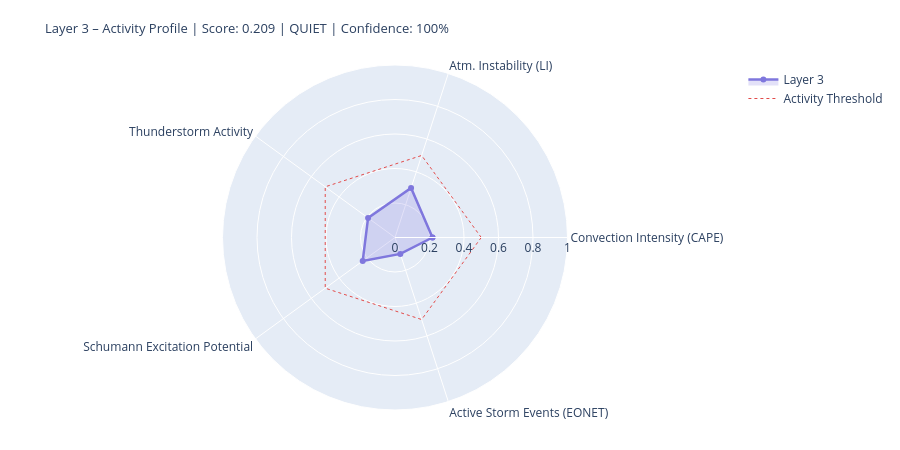

The notebook cell saved with this chart:
### Markdown cell above
---
## 4. State Assessment & Handoff to Layer 4/5

### Code cell
# ============================================================
# LAYER-3-SCORE
# Five dynamic components
# ============================================================

def norm(v, lo, hi):
    if v is None or (isinstance(v, float) and math.isnan(v)): return None
    return round(max(0.0, min(1.0, (v - lo) / (hi - lo))), 4)

# --- 1) Convection intensity (global CAPE mean) ---
cape_mean = df_atm['cape'].dropna().mean() if not df_atm.empty else None
conv_score = norm(cape_mean, 0, 3000)
conv_src   = 'primary' if cape_mean is not None else 'missing'

# --- 2) Atmospheric instability (LI mean) ---
li_mean   = df_atm['li'].dropna().mean() if not df_atm.empty else None
# Negative LI = unstable → higher score
instab_score = norm(-li_mean if li_mean is not None else None, -6, 6)
instab_src   = 'primary' if li_mean is not None else 'missing'

# --- 3) Thunderstorm activity (mean thunder score + WMO count) ---
thunder_mean = df_atm['thunder_score'].mean() if not df_atm.empty else None
n_thunder    = int(df_atm['thunderstorm'].sum()) if not df_atm.empty else 0
thunder_score_val = norm(
    (thunder_mean or 0) * 0.7 + n_thunder * 0.1, 0, 1.0
) if thunder_mean is not None else None
thunder_src = 'primary'

# --- 4) Schumann excitation potential (weighted Schumann contribution) ---
schumann_pot = df_atm['schumann_contribution'].mean() if not df_atm.empty else None
# Boosted by Layer-2 thunderstorm trigger
if schumann_pot is not None and l2_thunder:
    schumann_pot = min(1.0, schumann_pot * 1.2)
schumann_score = norm(schumann_pot, 0, 1.0) if schumann_pot is not None else None
schumann_src   = 'derived'

# --- 5) Storm activity (NASA EONET) ---
# Distinction: None = data not loaded, 0.0 = loaded but no events
storm_score = None
storm_src   = 'missing'
if raw.get('storms') is not None:          # API reached successfully
    storm_score = norm(len(storm_events), 0, 30) if storm_events else 0.0
    storm_src   = 'primary'

# X-Ray and Kp: context only, not in dynamic score
# (X-Ray = Layer-0/4 driver; Kp = geomagnetic index, not a lightning proxy)
xray_context = None
if raw.get('xray'):
    df_xc = pd.DataFrame(raw['xray'])
    fc = next((c for c in df_xc.columns
               if any(k in c.lower() for k in ['flux','long']) and 'time' not in c.lower()),
              df_xc.columns[1])
    df_xc[fc] = pd.to_numeric(df_xc[fc], errors='coerce')
    xray_last = df_xc[fc].dropna().iloc[-1] if not df_xc[fc].dropna().empty else None
    if xray_last:
        xray_class = ('X' if xray_last>=1e-4 else 'M' if xray_last>=1e-5
                      else 'C' if xray_last>=1e-6 else 'B')
        xray_context = {'flux': float(xray_last), 'class': xray_class}
        print(f'X-Ray context: {xray_class}-class ({xray_last:.2e} W/m²)')

# --- Aggregate ---
COMPONENTS = {
    'Convection Intensity (CAPE)':  {'score': conv_score,       'source': conv_src,    'dynamic': True},
    'Atm. Instability (LI)':         {'score': instab_score,     'source': instab_src,  'dynamic': True},
    'Thunderstorm Activity':              {'score': thunder_score_val, 'source': thunder_src, 'dynamic': True},
    'Schumann Excitation Potential':   {'score': schumann_score,   'source': schumann_src,'dynamic': True},
    'Active Storm Events (EONET)': {'score': storm_score,      'source': storm_src,   'dynamic': True},
}

available   = {k: v['score'] for k, v in COMPONENTS.items() if v['score'] is not None}
unavailable = [k for k, v in COMPONENTS.items() if v['score'] is None]
layer3_score = round(sum(available.values()) / len(available), 4) if available else None
confidence   = round(len(available) / len(COMPONENTS), 2)
level = ('unknown' if layer3_score is None
         else 'quiet'   if layer3_score < 0.3
         else 'moderate' if layer3_score < 0.6
         else 'active')
dominant_l3 = max(available, key=available.get) if available else 'none'

# --- Ausgabe ---
W = 68
print('=' * W)
print('LAYER 3 – ATMOSPHERE / WEATHER / THUNDERSTORMS – STATE ASSESSMENT')
print('=' * W)
for name, comp in COMPONENTS.items():
    s = comp['score']
    if s is not None:
        bar = '█' * int(s * 20) + '░' * (20 - int(s * 20))
        print(f'  {name:<36} {bar}  {s:.3f}  [{comp["source"]}]')
    else:
        print(f'  {name:<36} {"─" * 20}  n/a   [missing]')
print('-' * W)
print(f'  Score:        {layer3_score:.3f}  ({len(available)}/{len(COMPONENTS)} components)')
print(f'  Confidence:   {confidence:.0%}')
print(f'  Level:        {level.upper()}')
print(f'  Dominant:     {dominant_l3}')
print(f'  CAPE mean:    {cape_mean:.0f} J/kg' if cape_mean else '  CAPE mean:    n/a')
print(f'  LI mean:      {li_mean:.1f} K' if li_mean is not None else '  LI mean:      n/a')
print(f'  Thunderstorms:{n_thunder} points (WMO)  +  {len(storm_events)} NASA EONET')
print('=' * W)

# Radar
cats   = list(available.keys())
vals_r = list(available.values())
if len(cats) >= 3:
    fig = go.Figure()
    fig.add_trace(go.Scatterpolar(
        r=vals_r + [vals_r[0]], theta=cats + [cats[0]],
        fill='toself', fillcolor='rgba(127,119,221,0.22)',
        line=dict(color='#7F77DD', width=2.5), name='Layer 3'
    ))
    fig.add_trace(go.Scatterpolar(
        r=[0.5] * (len(cats)+1), theta=cats + [cats[0]],
        line=dict(color='#E24B4A', dash='dot', width=1),
        mode='lines', name='Activity Threshold'
    ))
    fig.update_layout(
        title=dict(
            text=f'Layer 3 – Activity Profile | Score: {layer3_score:.3f} | {level.upper()} | Confidence: {confidence:.0%}',
            font=dict(size=13)
        ),
        polar=dict(radialaxis=dict(visible=True, range=[0, 1])),
        height=450, showlegend=True,
        margin=dict(l=60, r=60, t=65, b=40)
    )
    fig.show()

### Figure 1 — Plotly figure (JSON) as saved in the notebook; plotly's stock layout.template omitted (floating-point values rounded to 4 significant figures)
{"data": [{"fill": "toself", "fillcolor": "rgba(127,119,221,0.22)", "line": {"color": "#7F77DD", "width": 2.5}, "name": "Layer 3", "r": [0.2173, 0.3017, 0.1929, 0.2314, 0.1, 0.2173], "theta": ["Convection Intensity (CAPE)", "Atm. Instability (LI)", "Thunderstorm Activity", "Schumann Excitation Potential", "Active Storm Events (EONET)", "Convection Intensity (CAPE)"], "type": "scatterpolar"}, {"line": {"color": "#E24B4A", "dash": "dot", "width": 1}, "mode": "lines", "name": "Activity Threshold", "r": [0.5, 0.5, 0.5, 0.5, 0.5, 0.5], "theta": ["Convection Intensity (CAPE)", "Atm. Instability (LI)", "Thunderstorm Activity", "Schumann Excitation Potential", "Active Storm Events (EONET)", "Convection Intensity (CAPE)"], "type": "scatterpolar"}], "layout": {"height": 450, "margin": {"b": 40, "l": 60, "r": 60, "t": 65}, "polar": {"radialaxis": {"range": [0, 1], "visible": true}}, "showlegend": true, "title": {"font": {"size": 13}, "text": "Layer 3 – Activity Profile | Score: 0.209 | QUIET | Confidence: 100%"}}}
